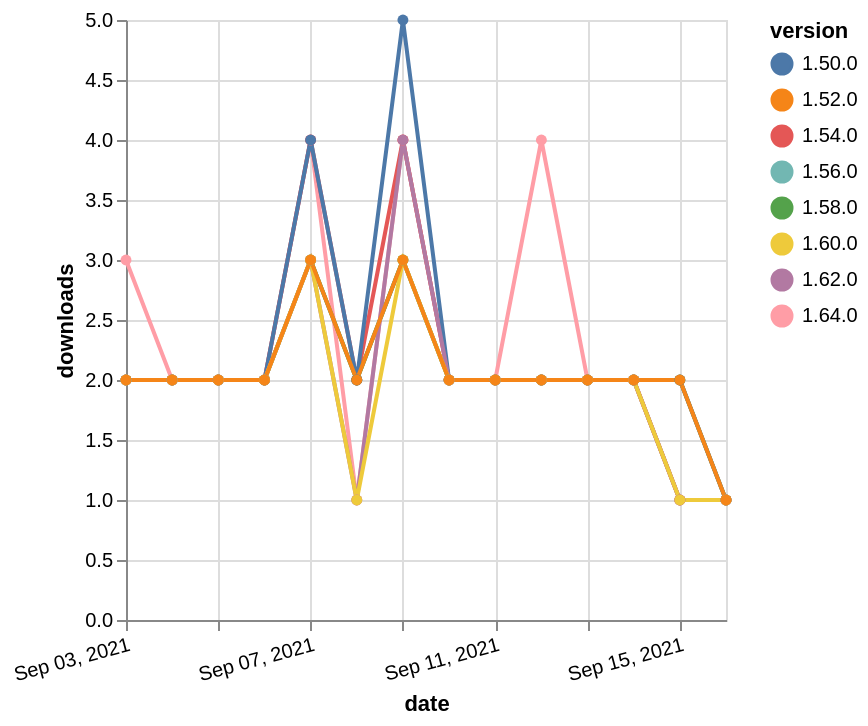

Vega-Lite specification stored for this chart:
### Vega-Lite specification from a JSON file in a GitHub repository (floating-point values rounded to 4 significant figures)
{"$schema": "https://vega.github.io/schema/vega-lite/v5.json", "description": "A simple bar chart with embedded data.", "data": {"values": [{"date": "2021-09-03", "total": 2026, "delta": 2, "version": "1.56.0"}, {"date": "2021-09-04", "total": 2028, "delta": 2, "version": "1.56.0"}, {"date": "2021-09-05", "total": 2030, "delta": 2, "version": "1.56.0"}, {"date": "2021-09-06", "total": 2032, "delta": 2, "version": "1.56.0"}, {"date": "2021-09-07", "total": 2035, "delta": 3, "version": "1.56.0"}, {"date": "2021-09-08", "total": 2037, "delta": 2, "version": "1.56.0"}, {"date": "2021-09-09", "total": 2040, "delta": 3, "version": "1.56.0"}, {"date": "2021-09-10", "total": 2042, "delta": 2, "version": "1.56.0"}, {"date": "2021-09-11", "total": 2044, "delta": 2, "version": "1.56.0"}, {"date": "2021-09-12", "total": 2046, "delta": 2, "version": "1.56.0"}, {"date": "2021-09-13", "total": 2048, "delta": 2, "version": "1.56.0"}, {"date": "2021-09-14", "total": 2050, "delta": 2, "version": "1.56.0"}, {"date": "2021-09-15", "total": 2051, "delta": 1, "version": "1.56.0"}, {"date": "2021-09-16", "total": 2052, "delta": 1, "version": "1.56.0"}, {"date": "2021-09-03", "total": 701, "delta": 3, "version": "1.64.0"}, {"date": "2021-09-04", "total": 703, "delta": 2, "version": "1.64.0"}, {"date": "2021-09-05", "total": 705, "delta": 2, "version": "1.64.0"}, {"date": "2021-09-06", "total": 707, "delta": 2, "version": "1.64.0"}, {"date": "2021-09-07", "total": 711, "delta": 4, "version": "1.64.0"}, {"date": "2021-09-08", "total": 712, "delta": 1, "version": "1.64.0"}, {"date": "2021-09-09", "total": 716, "delta": 4, "version": "1.64.0"}, {"date": "2021-09-10", "total": 718, "delta": 2, "version": "1.64.0"}, {"date": "2021-09-11", "total": 720, "delta": 2, "version": "1.64.0"}, {"date": "2021-09-12", "total": 724, "delta": 4, "version": "1.64.0"}, {"date": "2021-09-13", "total": 726, "delta": 2, "version": "1.64.0"}, {"date": "2021-09-14", "total": 728, "delta": 2, "version": "1.64.0"}, {"date": "2021-09-15", "total": 729, "delta": 1, "version": "1.64.0"}, {"date": "2021-09-16", "total": 730, "delta": 1, "version": "1.64.0"}, {"date": "2021-09-03", "total": 2429, "delta": 2, "version": "1.54.0"}, {"date": "2021-09-04", "total": 2431, "delta": 2, "version": "1.54.0"}, {"date": "2021-09-05", "total": 2433, "delta": 2, "version": "1.54.0"}, {"date": "2021-09-06", "total": 2435, "delta": 2, "version": "1.54.0"}, {"date": "2021-09-07", "total": 2439, "delta": 4, "version": "1.54.0"}, {"date": "2021-09-08", "total": 2441, "delta": 2, "version": "1.54.0"}, {"date": "2021-09-09", "total": 2445, "delta": 4, "version": "1.54.0"}, {"date": "2021-09-10", "total": 2447, "delta": 2, "version": "1.54.0"}, {"date": "2021-09-11", "total": 2449, "delta": 2, "version": "1.54.0"}, {"date": "2021-09-12", "total": 2451, "delta": 2, "version": "1.54.0"}, {"date": "2021-09-13", "total": 2453, "delta": 2, "version": "1.54.0"}, {"date": "2021-09-14", "total": 2455, "delta": 2, "version": "1.54.0"}, {"date": "2021-09-15", "total": 2456, "delta": 1, "version": "1.54.0"}, {"date": "2021-09-16", "total": 2457, "delta": 1, "version": "1.54.0"}, {"date": "2021-09-03", "total": 1678, "delta": 2, "version": "1.58.0"}, {"date": "2021-09-04", "total": 1680, "delta": 2, "version": "1.58.0"}, {"date": "2021-09-05", "total": 1682, "delta": 2, "version": "1.58.0"}, {"date": "2021-09-06", "total": 1684, "delta": 2, "version": "1.58.0"}, {"date": "2021-09-07", "total": 1687, "delta": 3, "version": "1.58.0"}, {"date": "2021-09-08", "total": 1689, "delta": 2, "version": "1.58.0"}, {"date": "2021-09-09", "total": 1692, "delta": 3, "version": "1.58.0"}, {"date": "2021-09-10", "total": 1694, "delta": 2, "version": "1.58.0"}, {"date": "2021-09-11", "total": 1696, "delta": 2, "version": "1.58.0"}, {"date": "2021-09-12", "total": 1698, "delta": 2, "version": "1.58.0"}, {"date": "2021-09-13", "total": 1700, "delta": 2, "version": "1.58.0"}, {"date": "2021-09-14", "total": 1702, "delta": 2, "version": "1.58.0"}, {"date": "2021-09-15", "total": 1704, "delta": 2, "version": "1.58.0"}, {"date": "2021-09-16", "total": 1705, "delta": 1, "version": "1.58.0"}, {"date": "2021-09-03", "total": 3059, "delta": 2, "version": "1.50.0"}, {"date": "2021-09-04", "total": 3061, "delta": 2, "version": "1.50.0"}, {"date": "2021-09-05", "total": 3063, "delta": 2, "version": "1.50.0"}, {"date": "2021-09-06", "total": 3065, "delta": 2, "version": "1.50.0"}, {"date": "2021-09-07", "total": 3069, "delta": 4, "version": "1.50.0"}, {"date": "2021-09-08", "total": 3071, "delta": 2, "version": "1.50.0"}, {"date": "2021-09-09", "total": 3076, "delta": 5, "version": "1.50.0"}, {"date": "2021-09-10", "total": 3078, "delta": 2, "version": "1.50.0"}, {"date": "2021-09-11", "total": 3080, "delta": 2, "version": "1.50.0"}, {"date": "2021-09-12", "total": 3082, "delta": 2, "version": "1.50.0"}, {"date": "2021-09-13", "total": 3084, "delta": 2, "version": "1.50.0"}, {"date": "2021-09-14", "total": 3086, "delta": 2, "version": "1.50.0"}, {"date": "2021-09-15", "total": 3088, "delta": 2, "version": "1.50.0"}, {"date": "2021-09-16", "total": 3089, "delta": 1, "version": "1.50.0"}, {"date": "2021-09-03", "total": 999, "delta": 2, "version": "1.62.0"}, {"date": "2021-09-04", "total": 1001, "delta": 2, "version": "1.62.0"}, {"date": "2021-09-05", "total": 1003, "delta": 2, "version": "1.62.0"}, {"date": "2021-09-06", "total": 1005, "delta": 2, "version": "1.62.0"}, {"date": "2021-09-07", "total": 1008, "delta": 3, "version": "1.62.0"}, {"date": "2021-09-08", "total": 1009, "delta": 1, "version": "1.62.0"}, {"date": "2021-09-09", "total": 1013, "delta": 4, "version": "1.62.0"}, {"date": "2021-09-10", "total": 1015, "delta": 2, "version": "1.62.0"}, {"date": "2021-09-11", "total": 1017, "delta": 2, "version": "1.62.0"}, {"date": "2021-09-12", "total": 1019, "delta": 2, "version": "1.62.0"}, {"date": "2021-09-13", "total": 1021, "delta": 2, "version": "1.62.0"}, {"date": "2021-09-14", "total": 1023, "delta": 2, "version": "1.62.0"}, {"date": "2021-09-15", "total": 1024, "delta": 1, "version": "1.62.0"}, {"date": "2021-09-16", "total": 1025, "delta": 1, "version": "1.62.0"}, {"date": "2021-09-03", "total": 1451, "delta": 2, "version": "1.60.0"}, {"date": "2021-09-04", "total": 1453, "delta": 2, "version": "1.60.0"}, {"date": "2021-09-05", "total": 1455, "delta": 2, "version": "1.60.0"}, {"date": "2021-09-06", "total": 1457, "delta": 2, "version": "1.60.0"}, {"date": "2021-09-07", "total": 1460, "delta": 3, "version": "1.60.0"}, {"date": "2021-09-08", "total": 1461, "delta": 1, "version": "1.60.0"}, {"date": "2021-09-09", "total": 1464, "delta": 3, "version": "1.60.0"}, {"date": "2021-09-10", "total": 1466, "delta": 2, "version": "1.60.0"}, {"date": "2021-09-11", "total": 1468, "delta": 2, "version": "1.60.0"}, {"date": "2021-09-12", "total": 1470, "delta": 2, "version": "1.60.0"}, {"date": "2021-09-13", "total": 1472, "delta": 2, "version": "1.60.0"}, {"date": "2021-09-14", "total": 1474, "delta": 2, "version": "1.60.0"}, {"date": "2021-09-15", "total": 1475, "delta": 1, "version": "1.60.0"}, {"date": "2021-09-16", "total": 1476, "delta": 1, "version": "1.60.0"}, {"date": "2021-09-03", "total": 2534, "delta": 2, "version": "1.52.0"}, {"date": "2021-09-04", "total": 2536, "delta": 2, "version": "1.52.0"}, {"date": "2021-09-05", "total": 2538, "delta": 2, "version": "1.52.0"}, {"date": "2021-09-06", "total": 2540, "delta": 2, "version": "1.52.0"}, {"date": "2021-09-07", "total": 2543, "delta": 3, "version": "1.52.0"}, {"date": "2021-09-08", "total": 2545, "delta": 2, "version": "1.52.0"}, {"date": "2021-09-09", "total": 2548, "delta": 3, "version": "1.52.0"}, {"date": "2021-09-10", "total": 2550, "delta": 2, "version": "1.52.0"}, {"date": "2021-09-11", "total": 2552, "delta": 2, "version": "1.52.0"}, {"date": "2021-09-12", "total": 2554, "delta": 2, "version": "1.52.0"}, {"date": "2021-09-13", "total": 2556, "delta": 2, "version": "1.52.0"}, {"date": "2021-09-14", "total": 2558, "delta": 2, "version": "1.52.0"}, {"date": "2021-09-15", "total": 2560, "delta": 2, "version": "1.52.0"}, {"date": "2021-09-16", "total": 2561, "delta": 1, "version": "1.52.0"}]}, "width": "container", "mark": {"type": "line", "point": {"filled": true}}, "encoding": {"x": {"field": "date", "type": "temporal", "timeUnit": "yearmonthdate", "title": "date", "axis": {"labelAngle": -15}}, "y": {"field": "delta", "type": "quantitative", "title": "downloads"}, "color": {"field": "version", "type": "nominal"}, "tooltip": {"field": "delta"}}}
